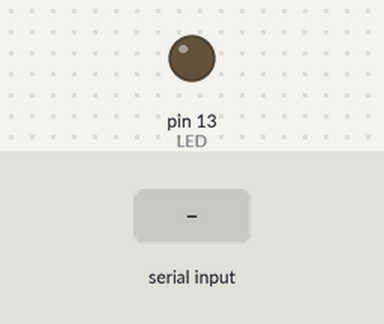
The sketch below on a simulated Arduino Uno, built with avr-gcc and run on an emulated ATmega328P. On the bench: output pins drawn as LEDs (lit = HIGH). Inputs (shaded band) come from the test bench.

Above: at 1.2 s.
1.3 s: "H" received over Serial
At 1.6 s:
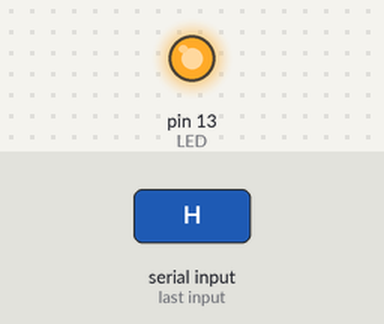
2.8 s: "L" received over Serial
At 3.9 s:
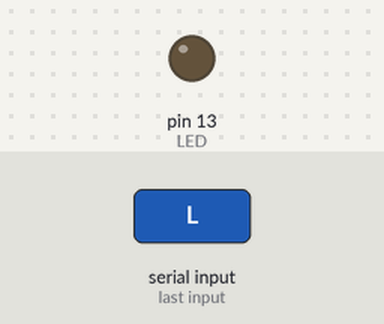
Timing chart, 0 to 5.8 s (numbered marks = the images above; inputs shaded):
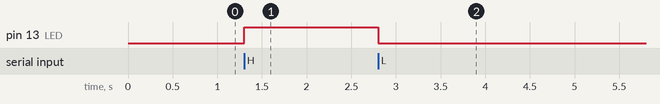

The sketch:

BlinkPython.ino
```cpp
#define LED 13

void setup(){
  pinMode(LED , OUTPUT);
  Serial.begin(9600);
}

void loop(){
   if(Serial.available()){
    char  sListner = Serial.read();
    if(sListner == 'L'){
      digitalWrite(LED , LOW);
    }

    if(sListner == 'H' ){
      digitalWrite(LED , HIGH);
    }
  }
}
```

Measured:
- after the input at 1.3 s, pin 13 (LED): LOW → HIGH at once
- after the input at 2.8 s, pin 13 (LED): HIGH → LOW at once
